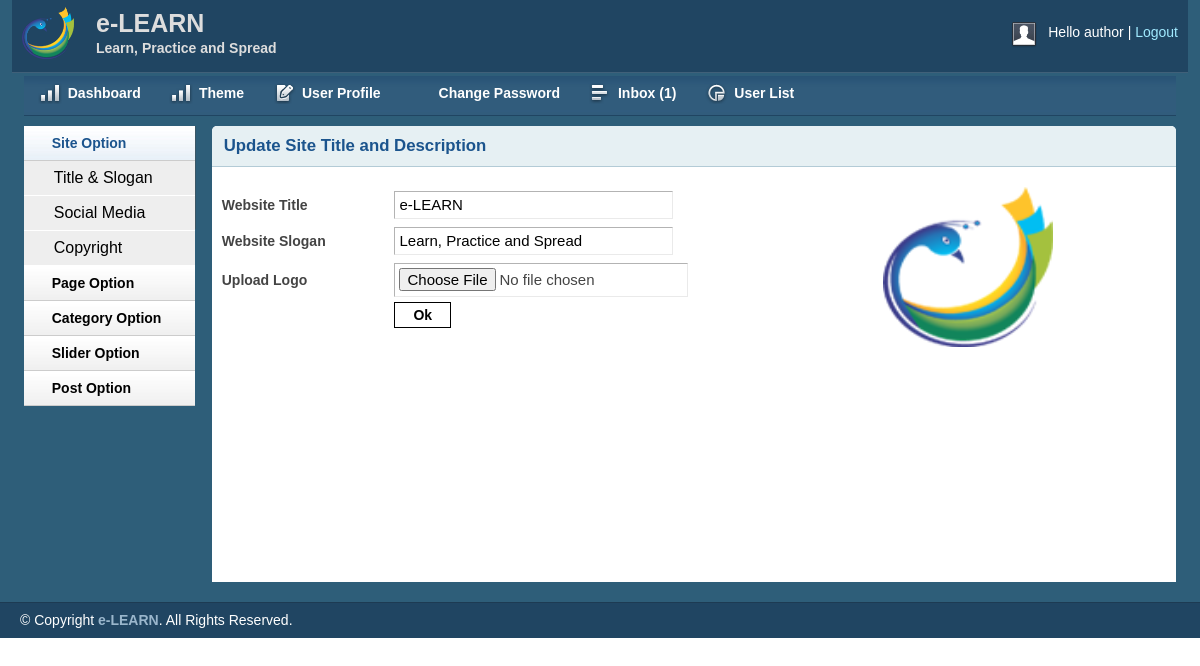
The page /admin/titleslogan.php (signed in) on the database its author committed.
### tables this page shows
CREATE TABLE `title_slogan` (
  `id` int(11) NOT NULL,
  `title` varchar(255) NOT NULL,
  `slogan` varchar(255) NOT NULL,
  `logo` varchar(255) NOT NULL
);

### lib/Database.php (called while the page is built, shortened)
<?php
Class Database{
	public $host   = DB_HOST;
	public $user   = DB_USER;
	public $pass   = DB_PASS;
	public $dbname = DB_NAME;
	public $link;
	private function connectDB(){
	$this->link = new mysqli($this->host, $this->user, $this->pass, $this->dbname);
 }
	public function select($query){
		$result = $this->link->query($query) or die($this->link->error.__LINE__);
		if($result->num_rows > 0){
			return $result;
		} else {
			return false;
		}
	}
}

### lib/Session.php (called while the page is built, shortened)
<?php
class Session{
    public static function get($key){
        if(isset($_SESSION[$key])){
            return $_SESSION[$key];
        }else{
            return false;
        }
    }
}
?>

### admin/titleslogan.php (the view, shortened to what this page needs)
<?php include 'inc/header.php'; ?>
<?php include 'inc/sidebar.php'; ?>
<div class="grid_10">
    <div class="box round first grid">
        <h2>Update Site Title and Description</h2>
        <?php
            $query = "select * from title_slogan where id='1';";
            $blog_title= $db->select($query);
            if($blog_title){
                while($result = $blog_title->fetch_assoc()){
        ?>
        <div class="block sloginblock">
            <div class="leftside">
             <form action="" method="post" enctype="multipart/form-data" >
                <table class="form">
                    <tr>
                        <td>
                            <label>Website Title</label>
                        </td>
                        <td>
                            <input type="text" value="<?php echo $result['title']; ?>" name="title" class="medium" />
                        </td>
                    </tr>
                     <tr>
                        <td>
                            <label>Website Slogan</label>
                        </td>
                        <td>
                            <input type="text" value="<?php echo $result['slogan']; ?>"name="slogan" class="medium" />
                        </td>
                    </tr>
                    <tr>
                        <td>
                            <label>Upload Logo</label>
                        </td>
                        <td>
                            <input type="file" name="logo" />
                        </td>
                    </tr>
                     <tr>
                        <td>
                        </td>
                        <td>
                            <?php if(Session::get('userRole') =='0'){?>
                            <input type="submit" name="submit" Value="Update" />
                            <?php }else{ ?>
                            <a href="index.php" style="border:1px solid black;padding:4px 18px;">Ok</a>
                            <?php } ?>
                        </td>
                    </tr>
                </table>
                </form>
            </div>
            <div class="rightside">
                <img src="upload/<?php echo $result['logo']; ?>" alt="logo"/>
            </div>
        </div>
        <?php } } ?>
    </div>
</div>
<?php include 'inc/footer.php'; ?>

### admin/css/layout.css (style rules this page uses)
body { background: #fff none repeat scroll 0 0; color: #444; font-size: 14px; padding: 0; }
a { color: #000; font-weight:bold; text-decoration: none; }
h1, h2, h3, h4, h5, h6 { line-height:1.2em; margin-bottom:.3em; }
h2 { margin-top:1em; }
.box { background:#fff; margin-bottom:20px; padding:10px 10px 10px 10px; margin-left:-8px; }
.box.grid { padding-bottom:40px; }
.box.round { -moz-border-radius: 5px 5px 0px 0px; -webkit-border-radius: 5px 5px 0px 0px; border-radius: 5px 5px 0px 0px; }
.box h2 { font-size:1.2em; font-weight:bold; color:#1B548D; background:#E6F0F3; margin:-10px -10px 0 -10px; padding:10px 12px; border-bottom:1px solid #B3CBD6; -moz-border-radius: 5px 5px 0px 0px; -webkit-border-radius: 5px 5px 0px 0px; border-radius: 5px 5px 0px 0px; }
.box.first { min-height: 406px; }
.block { padding-top:20px; }
table.form { width:100%; }
table.form td { padding:4px 0px; }
table.form label { font-weight:bold; }
table.form input, table.form select { font-size: 15px; padding: 4px 4px 5px 4px; border-top: 1px solid #b3b3b3; border-left: 1px solid #b3b3b3; border-right: 1px solid #eaeaea; border-bottom: 1px solid #eaeaea; }
input.medium { width: 55%; }
.block { padding-bottom:1px; }

### admin/titleslogan.php (style rules this page uses)
.leftside { float: left; width: 70%; }
.rightside { float: right; width: 30%; }
.rightside img { height: 160px; width: 170px; }

### rows shown on the page
title_slogan: title "e-LEARN", slogan "Learn, Practice and Spread", logo (picture)

### other values the page prints
Session::get('username') "author"
$count "1"
